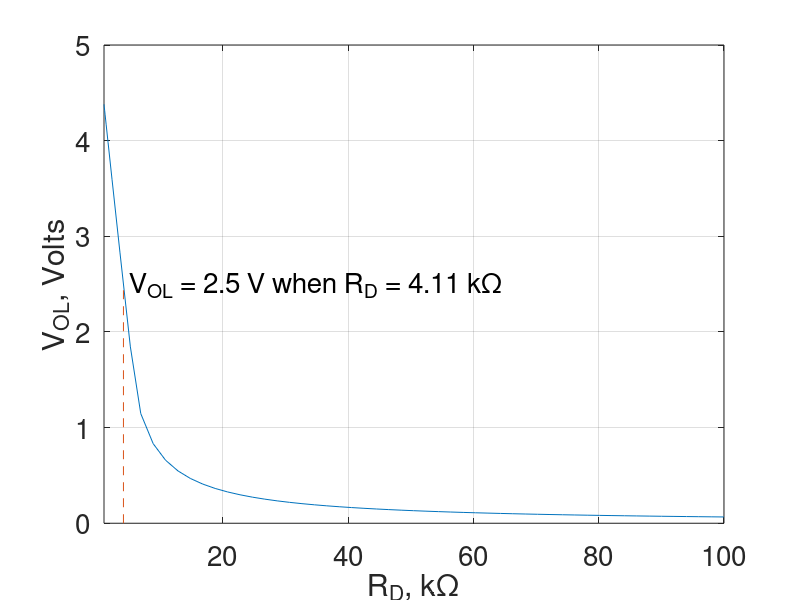
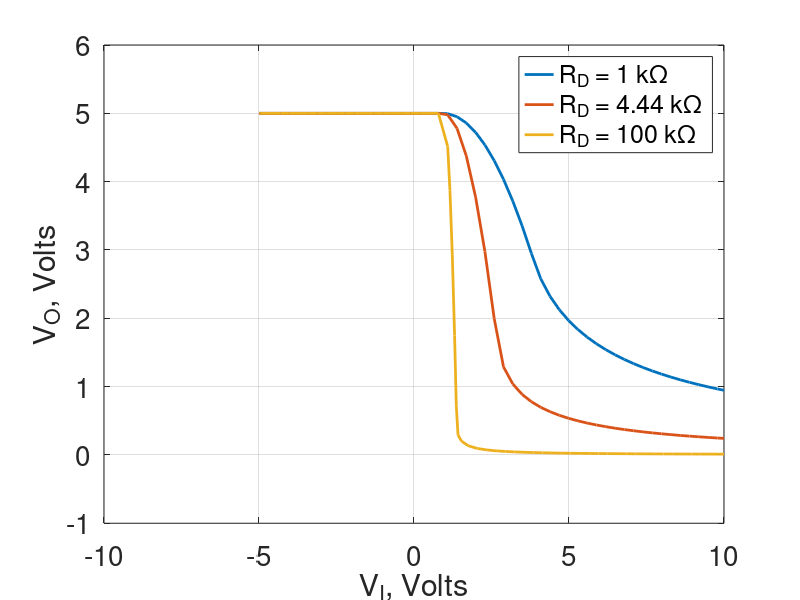
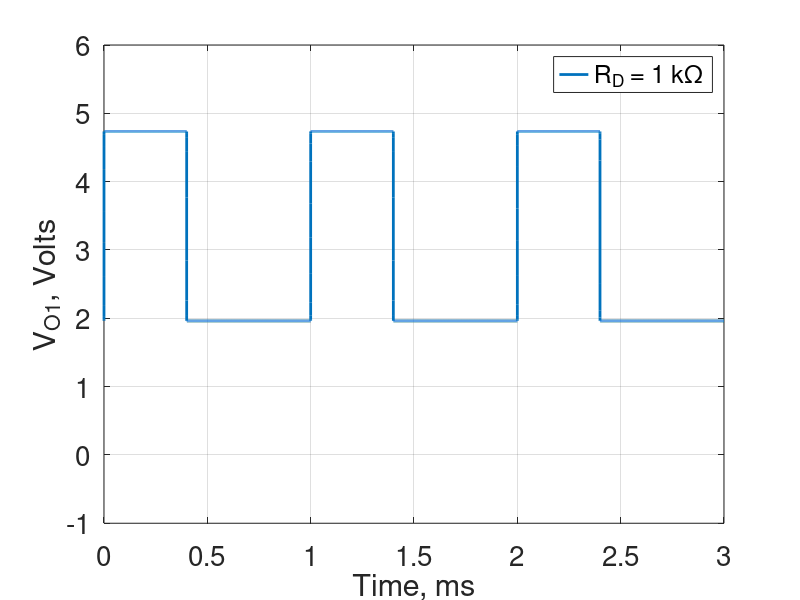
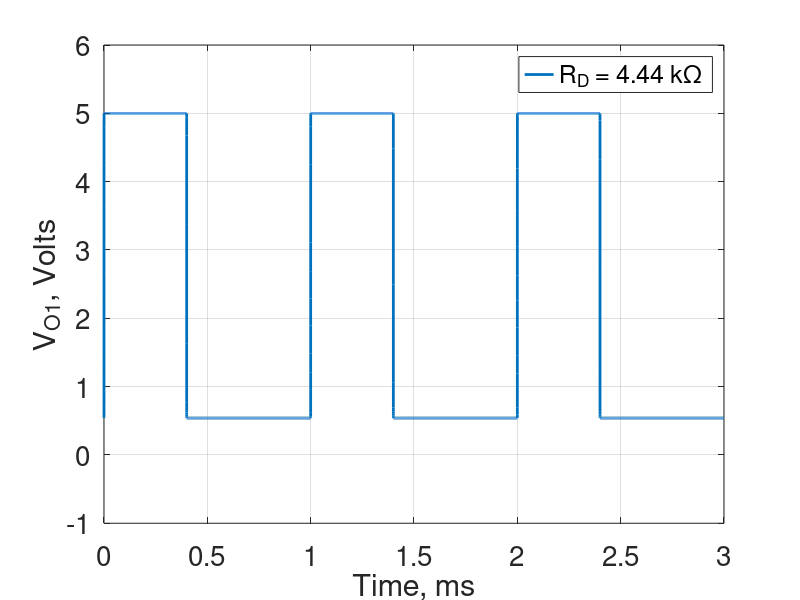

Write the MATLAB code that produced these figures, in order.
%% Number 1
%   Author: Derek Haas
%   Date: 10-23-18
%

close all;

%% Plots VOL vs RD

data = csvread('NMOS_VOLvsRD.CSV');
RD = data(:, 1);
VOL = data(:, 3);

figure(1);

plot(RD * 10e-4, VOL);
set(gca,'fontsize',20);
% title('Output Low Voltage vs Drain Resistance');
xlabel('R_{D}, k\Omega')
ylabel('V_{OL}, Volts');
grid on;
xlim([1 100]);

rd = interp1(VOL,RD,2.5) / 1e3
line([rd rd], [0 2.5], 'linestyle', '--');
label = 'V_{OL} = 2.5 V when R_{D} = 4.11 k\Omega';
text(5, 2.5, label, 'fontsize', 20);


%% Plot Voltage Transfer Characteristic Rd = 1k

data = csvread('NMOS_VTC_1k.CSV');
Vout = data(:, 1);
Vgs = data(:, 3);

figure(2);

plot(Vout, Vgs, 'linewidth', 2);
set(gca,'fontsize',20);
% title('Voltage Transfer Characteristic when R_{D} = 1 k\Omega, 4.44 k\Omega, 100 k\Omega');
xlabel('V_{I}, Volts');
ylabel('V_{O}, Volts');
grid on;
hold on;
ylim([-1 6]);

%% Plot Voltage Transfer Characteristic Rd = 4.4k

data = csvread('NMOS_VTC_4k4.CSV');
Vout = data(:, 1);
Vgs = data(:, 3);

% figure(2);

plot(Vout, Vgs, 'linewidth', 2);
set(gca,'fontsize',20);
% title('Voltage Transfer Characteristic when R_{D} = 1 k\Omega, 4.44 k\Omega, 100 k\Omega');
xlabel('V_{I}, Volts');
ylabel('V_{O}, Volts');
grid on;
ylim([-1 6])

%% Plot Voltage Transfer Characteristic Rd = 100k

data = csvread('NMOS_VTC_100k.CSV');
Vout = data(:, 1);
Vgs = data(:, 3);

% figure(4);

plot(Vout, Vgs, 'linewidth', 2);
set(gca,'fontsize',20);
% title('Voltage Transfer Characteristic for R_{D} = 1 k\Omega, 4.44 k\Omega, 100 k\Omega');
xlabel('V_{I}, Volts');
ylabel('V_{O}, Volts');
grid on;
ylim([-1 6]);
legend('R_{D} = 1 k\Omega', 'R_{D} = 4.44 k\Omega', 'R_{D} = 100 k\Omega');

%% Transient Simulation Rd = 1k

data = csvread('NMOS_transient_1k.CSV');
time = data(:, 1);
Vout = data(:, 2);

figure(5);

plot(time * 1e3, Vout, 'linewidth', 2);
set(gca,'fontsize',20);
hold off;
% title('NMOS Inverter Simulated Transient Response when R_{D} = 1 k\Omega');
xlabel('Time, ms')
ylabel('V_{O1}, Volts');
grid on;
ylim([-1 6]);
legend('R_{D} = 1 k\Omega');

%% Transient Simulation Rd = 4.4k

data = csvread('NMOS_transient_4k4.CSV');
time = data(:, 1);      % CSV says otherwise????
Vout = data(:, 2);      % Confused here

figure(6);

plot(time * 1e3, Vout, 'linewidth', 2);
set(gca,'fontsize',20);
% title('NMOS Inverter Simulated Transient Response when R_{D} = 4.44 k\Omega');
xlabel('Time, ms')
ylabel('V_{O1}, Volts');
grid on;
ylim([-1 6]);
legend('R_{D} = 4.44 k\Omega');

%% Transient Simulation Rd = 100k

data = csvread('NMOS_transient_100k.CSV');
time = data(:, 1);      % CSV says otherwise????
Vout = data(:, 2);      % Confused here

figure(7);

plot(time * 1e3, Vout, 'linewidth', 2);
set(gca,'fontsize',20);
% title('NMOS Inverter Simulated Transient Response when R_{D} = 100 k\Omega');
xlabel('Time, ms')
ylabel('V_{O1}, Volts');
grid on;
ylim([-1 6]);
legend('R_{D} = 100 k\Omega');